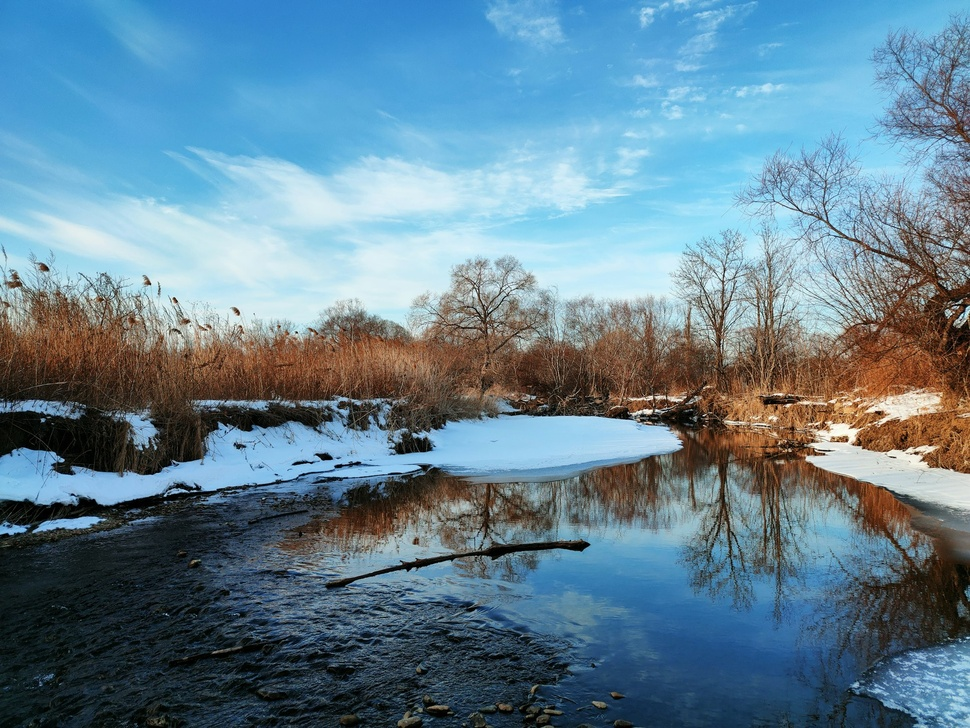
#> input picture 8thSemester/DIP/DIP ASSIGNMENT/Assignment1/input.jpg, 970 x 728 px, shrunk from 1974 x 1481 before the run
$ python a2.py
#> lines starting #> are read from the running program, lines starting #| are printed output that depends on the picture
import cv2
import numpy as np
import matplotlib.pyplot as plt

img = cv2.imread('input.jpg', cv2.IMREAD_GRAYSCALE)
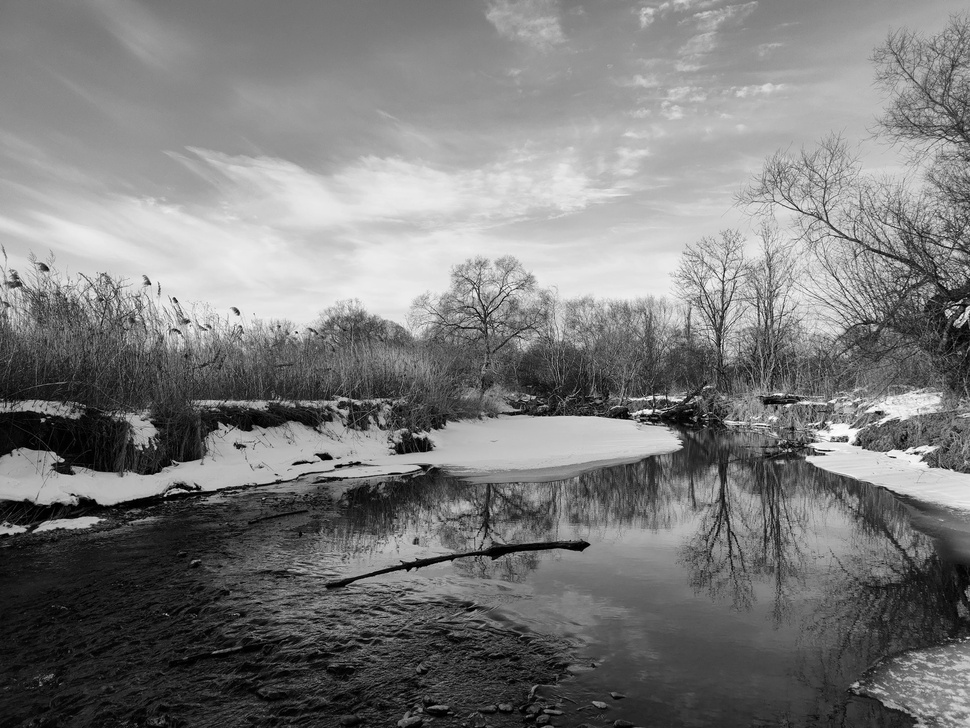
#> img: shape (728, 970); min 0, max 255, mean 122.7
neg_img = 255 - img
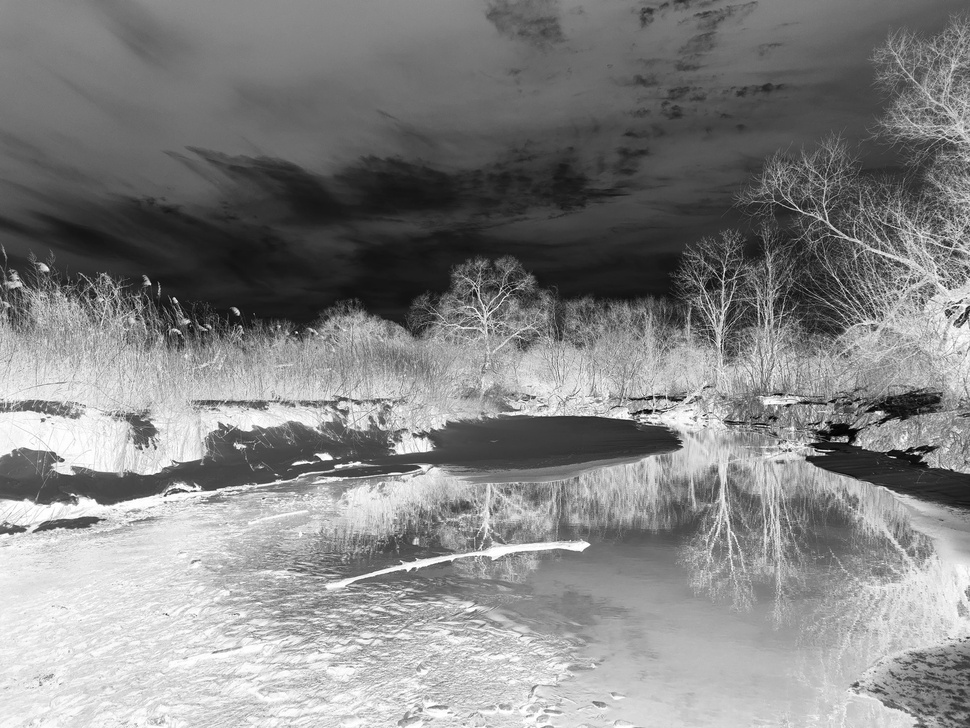
#> neg_img: shape (728, 970); min 0, max 255, mean 132.3
plt.subplot(2, 2, 1)
plt.title('Original Image')
plt.imshow(img, cmap='gray')
plt.axis('off')
plt.subplot(2, 2, 2)
plt.title('Negative Image')
plt.imshow(neg_img, cmap='gray')
plt.axis('off')
plt.subplot(2, 2, 3)
plt.title('Histogram (Original)')
plt.hist(img.ravel(), 256, [0, 256])
plt.subplot(2, 2, 4)
plt.title('Histogram (Negative)')
plt.hist(neg_img.ravel(), 256, [0, 256])
plt.show()
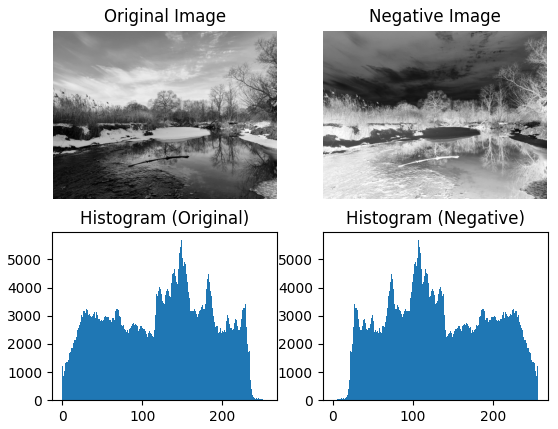
#> figure drawn by matplotlib, 4 panels; panel 3: tallest bar 5684 high, from x = 148 to 149; panel 4: tallest bar 5684 high, from x = 107 to 108
